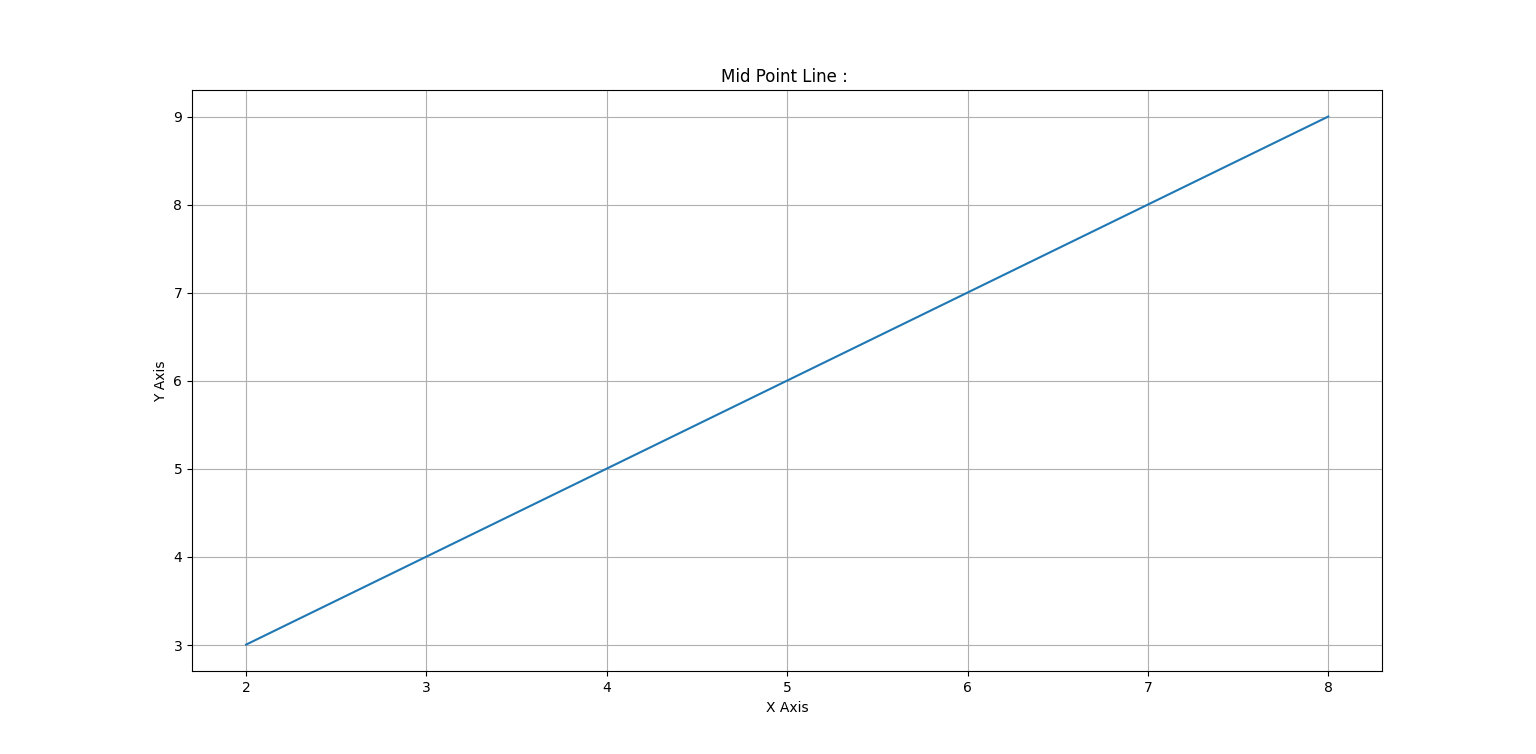

Generate this figure with Python:
import matplotlib.pyplot as plt
plt.title("Mid Point Line : ")
plt.xlabel("X Axis")
plt.ylabel("Y Axis")

def midpoint(x1, y1, x2, y2):
#Step1:
    dx=x2-x1
    dy=y2-y1
#Step2:
#decesion parameter
    d=2*dy-dx
    dd=2*(dy-dx)

    x=x1
    y=y1

    print('x=%s , y=%s'%(x,y))

    xcoordinates=[x]
    ycoordinates=[y]
#Step3:
    while(x<x2):
        x=x+1
        #Case1:
        if(d<0):
            d=d+(2*dy)
        #Case2:
        else:
            y=y+1
            d=d+dd
        xcoordinates.append(x)
        ycoordinates.append(y)
    print('x=%s , y=%s'%(x,y))
    plt.plot(xcoordinates,ycoordinates)
    plt.grid(True)
    plt.show()
#main:
if __name__=="__main__":
    x1 = int(input("Enter the starting point of x: "))
    y1 = int(input("Enter the starting point of y: "))
    x2 = int(input("Enter the end point of x: "))
    y2 = int(input("Enter the end point of y: "))

    midpoint(x1, y1, x2, y2)
